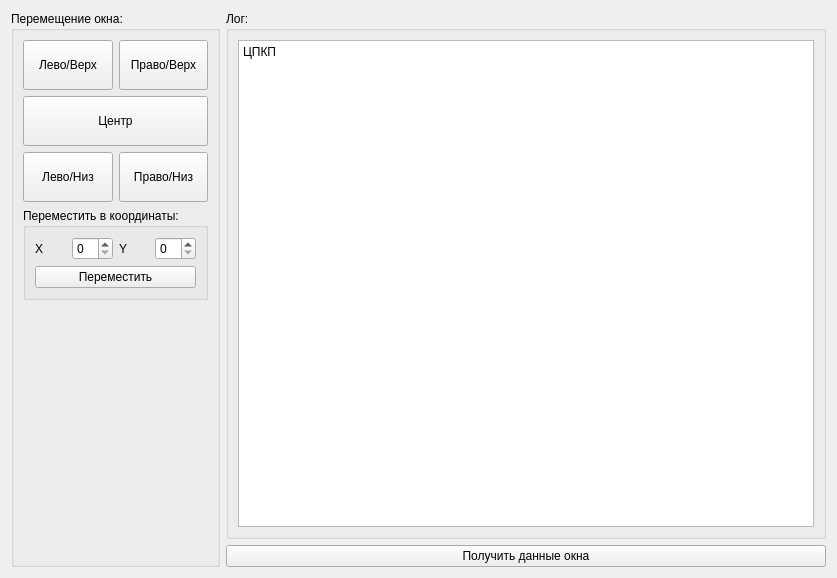
<?xml version="1.0" encoding="UTF-8"?>
<ui version="4.0">
 <class>Form</class>
 <widget class="QWidget" name="Form">
  <property name="geometry">
   <rect>
    <x>0</x>
    <y>0</y>
    <width>837</width>
    <height>578</height>
   </rect>
  </property>
  <property name="minimumSize">
   <size>
    <width>700</width>
    <height>450</height>
   </size>
  </property>
  <property name="windowTitle">
   <string>Form</string>
  </property>
  <layout class="QHBoxLayout" name="horizontalLayout">
   <item>
    <widget class="QGroupBox" name="groupBox_2">
     <property name="title">
      <string>Перемещение окна:</string>
     </property>
     <layout class="QVBoxLayout" name="verticalLayout_3">
      <item>
       <layout class="QHBoxLayout" name="horizontalLayout_6">
        <item>
         <widget class="QPushButton" name="pushButtonLT">
          <property name="minimumSize">
           <size>
            <width>0</width>
            <height>50</height>
           </size>
          </property>
          <property name="text">
           <string>Лево/Верх</string>
          </property>
         </widget>
        </item>
        <item>
         <widget class="QPushButton" name="pushButtonRT">
          <property name="minimumSize">
           <size>
            <width>0</width>
            <height>50</height>
           </size>
          </property>
          <property name="text">
           <string>Право/Верх</string>
          </property>
         </widget>
        </item>
       </layout>
      </item>
      <item>
       <widget class="QPushButton" name="pushButtonCenter">
        <property name="minimumSize">
         <size>
          <width>0</width>
          <height>50</height>
         </size>
        </property>
        <property name="text">
         <string>Центр</string>
        </property>
       </widget>
      </item>
      <item>
       <layout class="QHBoxLayout" name="horizontalLayout_5">
        <item>
         <widget class="QPushButton" name="pushButtonLB">
          <property name="minimumSize">
           <size>
            <width>0</width>
            <height>50</height>
           </size>
          </property>
          <property name="text">
           <string>Лево/Низ</string>
          </property>
         </widget>
        </item>
        <item>
         <widget class="QPushButton" name="pushButtonRB">
          <property name="minimumSize">
           <size>
            <width>0</width>
            <height>50</height>
           </size>
          </property>
          <property name="text">
           <string>Право/Низ</string>
          </property>
         </widget>
        </item>
       </layout>
      </item>
      <item>
       <widget class="QGroupBox" name="groupBox_3">
        <property name="title">
         <string>Переместить в координаты:</string>
        </property>
        <layout class="QVBoxLayout" name="verticalLayout_2">
         <item>
          <layout class="QHBoxLayout" name="horizontalLayout_3">
           <item>
            <widget class="QLabel" name="label">
             <property name="text">
              <string>X</string>
             </property>
            </widget>
           </item>
           <item>
            <widget class="QSpinBox" name="spinBoxX"/>
           </item>
           <item>
            <widget class="QLabel" name="label_2">
             <property name="text">
              <string>Y</string>
             </property>
            </widget>
           </item>
           <item>
            <widget class="QSpinBox" name="spinBoxY"/>
           </item>
          </layout>
         </item>
         <item>
          <widget class="QPushButton" name="pushButtonMoveCoords">
           <property name="text">
            <string>Переместить</string>
           </property>
          </widget>
         </item>
        </layout>
       </widget>
      </item>
      <item>
       <spacer name="verticalSpacer">
        <property name="orientation">
         <enum>Qt::Vertical</enum>
        </property>
        <property name="sizeHint" stdset="0">
         <size>
          <width>20</width>
          <height>40</height>
         </size>
        </property>
       </spacer>
      </item>
     </layout>
    </widget>
   </item>
   <item>
    <layout class="QVBoxLayout" name="verticalLayout">
     <item>
      <widget class="QGroupBox" name="groupBox">
       <property name="title">
        <string>Лог:</string>
       </property>
       <layout class="QHBoxLayout" name="horizontalLayout_2">
        <item>
         <widget class="QPlainTextEdit" name="plainTextEdit">
          <property name="minimumSize">
           <size>
            <width>200</width>
            <height>0</height>
           </size>
          </property>
          <property name="plainText">
           <string>ЦПКП</string>
          </property>
         </widget>
        </item>
       </layout>
      </widget>
     </item>
     <item>
      <widget class="QPushButton" name="pushButtonGetData">
       <property name="text">
        <string>Получить данные окна</string>
       </property>
      </widget>
     </item>
    </layout>
   </item>
  </layout>
 </widget>
 <resources/>
 <connections/>
</ui>
